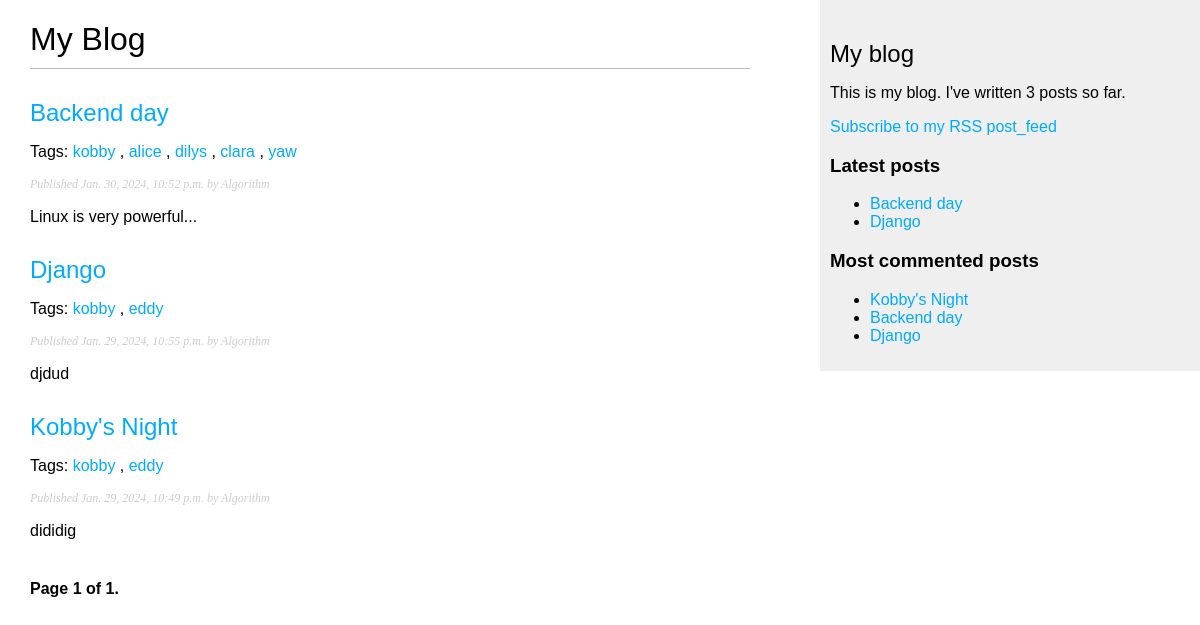
/blog/, run on an earlier commit of the app's database.
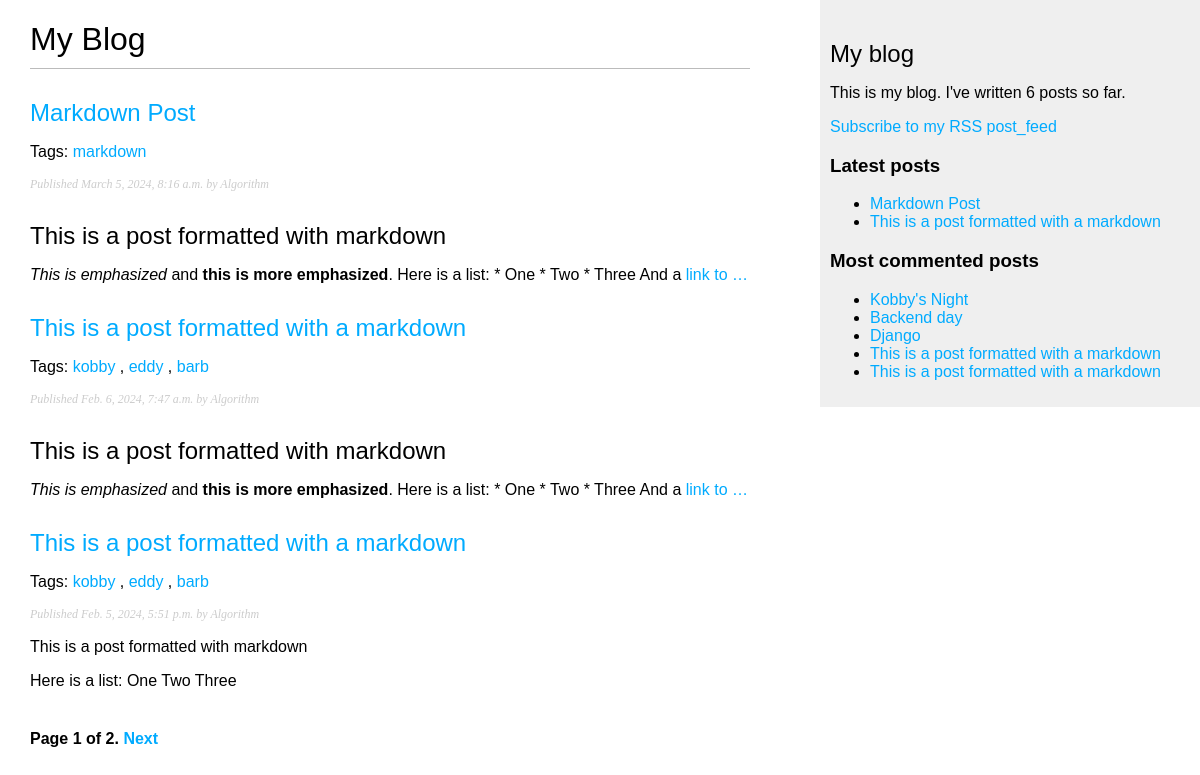
And on a later commit of the database.
### blog/models.py (models this page shows, shortened)
class Post(models.Model):
    class Status(models.TextChoices):
        DRAFT = 'DF', 'Draft'
        PUBLISHED = 'PB', 'Published'
    author = models.ForeignKey(get_user_model(), on_delete=models.CASCADE,
                               related_name = 'blog_posts')
    title = models.CharField(max_length=250)
    slug = models.SlugField(max_length=250,unique_for_date='publish')
    body = models.TextField()
    publish = models.DateTimeField(default = timezone.now)
    created = models.DateTimeField(auto_now_add=True)
    updated = models.DateTimeField(auto_now=True)
    status = models.CharField(max_length=2,choices=Status.choices,
                              default=Status.DRAFT)
    objects = models.Manager()
    published = PublishedManager()
    tags = TaggableManager()
    class Meta:
        ordering = ['-publish']
        indexes = [models.Index(fields=['-publish']),]
    def get_absolute_url(self):
        return reverse('blog:post_detail',
                       args=[self.publish.year, self.publish.month,self.publish.day,self.slug])

### blog/views.py (the view)
# urls.py: path('',views.postlist,name='post_list'),
def postlist(request,tag_slug=None):
    post_list = Post.published.all()
    tag = None
    if tag_slug:
        tag = get_object_or_404(Tag,slug=tag_slug)
        post_list = post_list.filter(tags__in=[tag])
    paginator = Paginator(post_list,3)
    page_number = request.GET.get('page',1)
    try:
        posts = paginator.page(page_number)
    except PageNotAnInteger:
        posts = paginator.page(1)
    except EmptyPage:
        posts = paginator.page(paginator.num_pages)
    return render(request,'blog/postlist.html',{'posts':posts,'tag':tag})

### blog/models.py (called while the page is built)
    def get_queryset(self):
        return super().get_queryset().filter(status=Post.Status.PUBLISHED)

### blog/templatetags/blog_tags.py (called while the page is built)
@register.simple_tag
def total_posts():
    return Post.published.count()

@register.inclusion_tag('blog/latest.html')
def show_latest_posts(count=5):
    latest_posts = Post.published.order_by('-publish')[:count]
    return {'latest_posts': latest_posts}

@register.simple_tag
def get_most_commented_posts(count=5):
    return Post.published.annotate(
        total_comments=Count('comments')
    ).order_by('-total_comments')[:count]

@register.filter(name='markdown')
def markdown_format(text):
    return mark_safe(markdown.markdown(text))

### templates/blog/postlist.html (shortened to what this page needs)
{% extends "base.html" %}
{% load blog_tags %}
{% block content %}
 <h1>My Blog</h1>
 {% for post in posts %}
 <h2>
 <a href="{{post.get_absolute_url}}">
 {{ post.title }}
</a>
 </h2>
 <p class="tags">
    Tags:
    {% for tag in post.tags.all %}
    <a href="{% url "blog:list_by_tag" tag.slug %}">
    {{ tag.name }}
    </a>
    {% if not forloop.last %}, {% endif %}
    {% endfor %}
    </p>
    <p class="date">
 Published {{ post.publish }} by {{ post.author }}
 </p>
 {{ post.body|markdown|truncatewords_html:30}}
 {% endfor %}
 {% include "pagination.html" with page=posts %}
{% endblock content %}

### templates/base.html (shortened to what this page needs)
{% load blog_tags %}
{% load static %}
<!DOCTYPE html>
<html>
<head>
 <link href="{% static "css/blog.css" %}" rel="stylesheet">
</head>
<body>
 <div id="content">
 {% block content %}
 {% endblock %}
 </div>
 <div id="sidebar">
 <h2>My blog</h2>
 <p>
 This is my blog.
 I've written {% total_posts %} posts so far.
 </p>
 <p>
    <a href="{% url "blog:post_feed" %}">
        Subscribe to my RSS post_feed
    </a>
</p>
 <h3>Latest posts</h3>
 {% show_latest_posts 2%}
 <h3>Most commented posts</h3>
 {% get_most_commented_posts as most_commented_posts %}
 <ul>
 {% for post in most_commented_posts %}
 <li>
 <a href="{{ post.get_absolute_url }}">{{ post.title }}</a>
 </li>
 {% endfor %}
 </ul>
 </div>
</body>
</html>

### templates/blog/latest.html
<ul>
    {% for post in latest_posts %}
    <li>
    <a href="{{ post.get_absolute_url }}">{{ post.title }}</a>
    </li>
    {% endfor %}
   </ul>

What changed in the data, as far as the page shows it:
no longer on one of the page's lists (row unchanged): Post: title "Kobby's Night", publish "Jan. 29, 2024, 10:49 p.m.", author "Algorithm", body "dididig"
no longer on one of the page's lists (row unchanged): Post: title "Backend day", publish "Jan. 30, 2024, 10:52 p.m.", author "Algorithm", body "Linux is very powerful..."
no longer on one of the page's lists (row unchanged): Post: title "Django", publish "Jan. 29, 2024, 10:55 p.m.", author "Algorithm", body "djdud"
added Post: title "Markdown Post", publish "March 5, 2024, 8:16 a.m.", author "Algorithm", body "This is a post formatted with markdown This is emphasized and this is more emphasized . Here is a list: * One * Two * Three And a link to …"
added Tag: name "markdown", shown under "Markdown Post"
added Post: title "This is a post formatted with a markdown", publish "Feb. 6, 2024, 7:47 a.m.", author "Algorithm", body "This is a post formatted with markdown This is emphasized and this is more emphasized . Here is a list: * One * Two * Three And a link to …", Tag (name "kobby"), Tag (name "eddy")
added Tag: name "barb"
added Post: title "This is a post formatted with a markdown", publish "Feb. 5, 2024, 5:51 p.m.", author "Algorithm", body "This is a post formatted with markdown Here is a list: One Two Three", Tag (name "kobby"), Tag (name "eddy")
computed for Post "Kobby's Night": loses Tag (name "kobby"); loses Tag (name "eddy")
computed for Post "Backend day": loses Tag (name "alice"); loses Tag (name "dilys"); loses Tag (name "clara"); loses Tag (name "yaw"); loses Tag (name "kobby")
computed for Post "Django": loses Tag (name "kobby"); loses Tag (name "eddy")
Also different on the page:
{{ page.paginator.num_pages }}: "1" → "2"
text no longer shown: "3"
text now shown: "Next 6"
